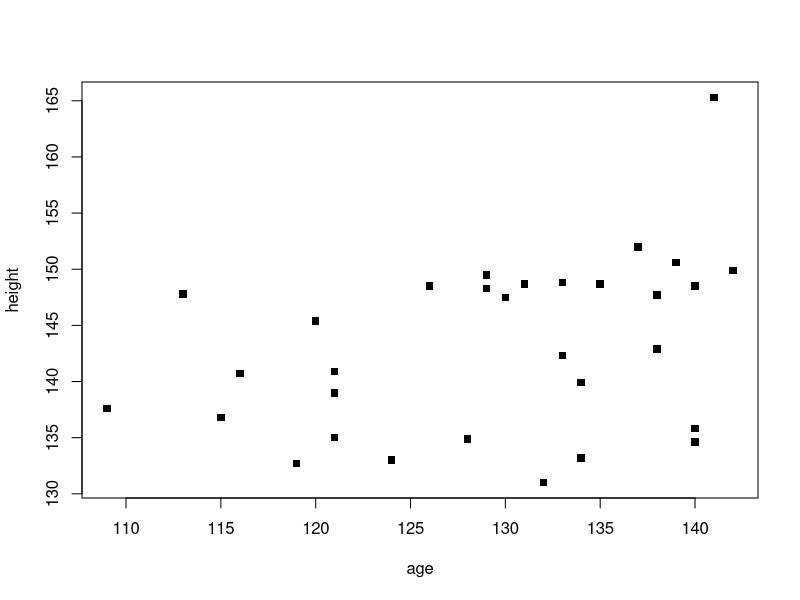

Write the R code that produced this figure.
#tao ra day so id
id <- c(1:18, 1:14)
# group 1=urban 2=rural va can phai xac dinh group la mot "factor"
group <- c(1,1,1,1,1,1,1,1,1,1,1,1,1,1,1,1,1,1,
           2,2,2,2,2,2,2,2,2,2,2,2,2,2)
group <- as.factor(group)
#nhap du lieu 
age <- c(109,113,115,116,119,120,121,124,126,129,130,133,134,135,
         137,139,141,142,
         121,121,128,129,131,132,133,134,138,138,138,140,140,140)

height <- c(137.6,147.8,136.8,140.7,132.7,145.4,135.0,133.0,148.5,
            148.3,147.5,148.8,133.2,148.7,152.0,150.6,165.3,149.9,
            139.0,140.9,134.9,149.5,148.7,131.0,142.3,139.9,142.9,
            147.7,147.7,134.6,135.8,148.5)
#tao mot dataframe
data <- data.frame(id, group, age, height)
attach(data)

tapply(age, group, mean)

tapply(height, group, mean)

plot(height ~ age, pch=15)
